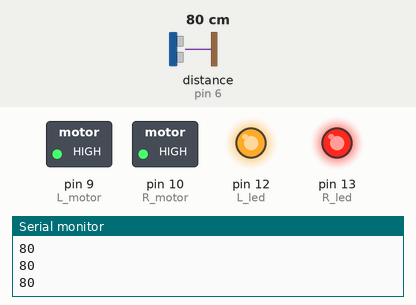
Simulated run of this sketch. Board: Arduino Uno, built with avr-gcc and run on an emulated ATmega328P. Shown: switched loads named in the sketch (green lamp = pin HIGH), output pins drawn as LEDs (lit = HIGH), the last lines printed to the serial monitor. Wiring (inferred from the names in the program): ultrasonic range finder: trigger pin 5; echo pin 6. The test bench sets the inputs (shaded band); at power-on: distance to the obstacle (sensor on pin 6) 80 cm. The echo pulse lasts 58.3 µs per cm; pins used as bus, display or sensor lines are not drawn.

Above: at 1.2 s.
1.3 s: distance to the obstacle (sensor on pin 6) set to 34 cm
2.8 s: distance to the obstacle (sensor on pin 6) set to 28 cm
At 4.0 s:
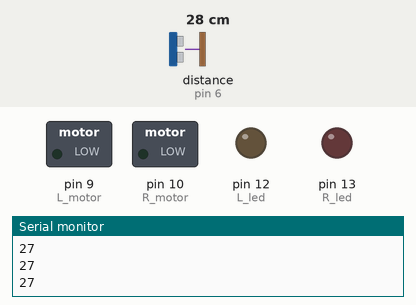
4.3 s: distance to the obstacle (sensor on pin 6) set to 35 cm
At 5.2 s:
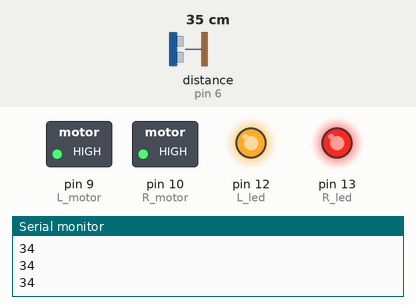
5.8 s: distance to the obstacle (sensor on pin 6) set to 2 cm
At 6.6 s:
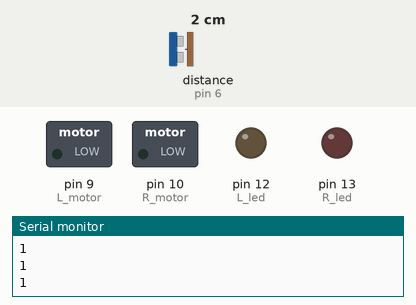
Timing chart, 0 to 8.3 s (numbered marks = the images above; inputs shaded):
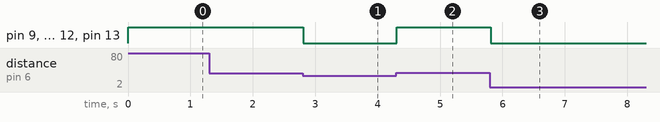

Measured:
- the behaviour switches between 32 and 31 cm on distance to the obstacle (sensor on pin 6) (found by bisection; images 0 and 1)
- after the input at 2.8 s, pin 9 (L_motor), pin 10 (R_motor), pin 12 (L_led), pin 13 (R_led): HIGH → LOW at once
- after the input at 4.3 s, pin 9 (L_motor), pin 10 (R_motor), pin 12 (L_led), pin 13 (R_led): LOW → HIGH at once
- after the input at 5.8 s, pin 9 (L_motor), pin 10 (R_motor), pin 12 (L_led), pin 13 (R_led): HIGH → LOW at once

The sketch:

minicar_05_2motorand_LED_ultra.ino
```cpp
const int L_motor = 9;
const int R_motor = 10;
const int L_led = 12;
const int R_led = 13;
const int trigPin = 5;
const int echoPin = 6;

int duration, distance;

void setup() {
  pinMode(L_motor, OUTPUT);
  pinMode(R_motor, OUTPUT);
  pinMode(L_led, OUTPUT);
  pinMode(R_led, OUTPUT);
  pinMode(trigPin, OUTPUT);
  pinMode(echoPin, INPUT);
  Serial.begin(9600);
}

void loop() {
  digitalWrite(trigPin, HIGH);
  delayMicroseconds(10);
  digitalWrite(trigPin, LOW);

  duration = pulseIn(echoPin, HIGH);

  distance = duration / 58;

  Serial.println(distance);

  if(distance > 30) {
    digitalWrite(L_motor, HIGH);
    digitalWrite(R_motor, HIGH);
    digitalWrite(L_led, HIGH);
    digitalWrite(R_led, HIGH);
  }
  else {
    digitalWrite(L_motor, LOW);
    digitalWrite(R_motor, LOW);
    digitalWrite(L_led, LOW);
    digitalWrite(R_led, LOW);
  }

  delay(10);
}
```
